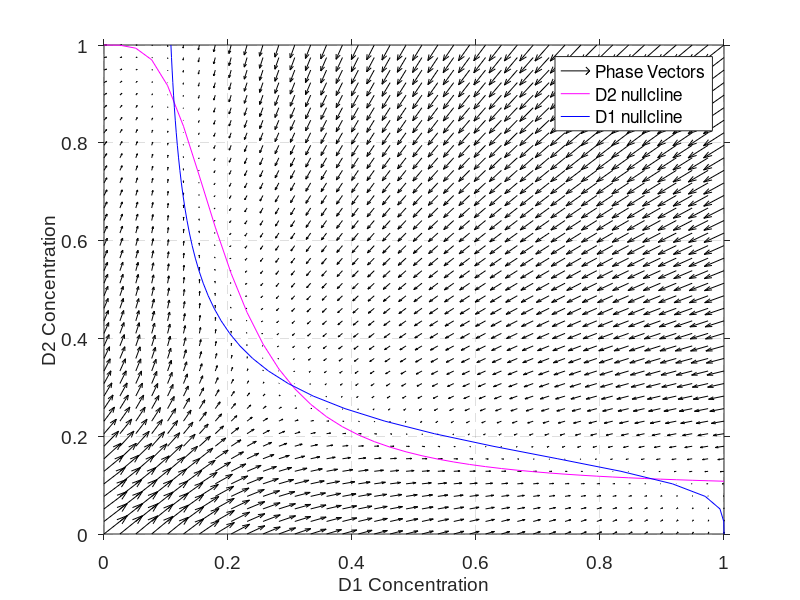

MATLAB code for this plot:
% CHEME 5440
% PS05
% Problem 1

%% 
%  

clear all;
close all;


%Calculate phase vectors
size_test = 40;
D1_test = linspace(0,1,size_test);
D2_test = linspace(0,1,size_test);

for i = 1:size_test
    for j = 1:size_test
        dD1(j,i) = 1/(1+10*(D2_test(j)^2/(0.1+D2_test(j)^2)).^2)-D1_test(i);
        dD2(j,i) = 1/(1+10*(D1_test(i)^2/(0.1+D1_test(i)^2)).^2)-D2_test(j);
    end
end

%Calculate nullclines
D1_null = zeros(size_test,1);
D2_null = zeros(size_test,1);

for i = 1:size_test
    D1_null(i) = 1/(1+10*(D2_test(i)^2/(0.1+D2_test(i)^2)).^2);
    D2_null(i) = 1/(1+10*(D1_test(i)^2/(0.1+D1_test(i)^2)).^2);
end

% Plot results in nM values
figure(1);
quiver(D1_test,D2_test,dD1,dD2,1.5,'k')
hold on;
plot(D1_test,D2_null,'-m'); % plot time in minutes
plot(D1_null,D2_test,'-b'); % plot time in minutes
legend('Phase Vectors','D2 nullcline','D1 nullcline','Location','Best');


set(gcf,'Color', [1 1 1]);
set(gca,'FontName','Arial');
set(gca,'FontSize',14);
set(gca,'XGrid','off');
set(gca,'YGrid','off');

xlabel('D1 Concentration','FontName','Arial','FontSize',14);
ylabel('D2 Concentration','FontName','Arial','FontSize',14);
xlim([0 1])
ylim([0 1])
set(gca,'GridLineStyle','--');
set(gca,'TickDir','out');
box on;
grid on;
hold off;